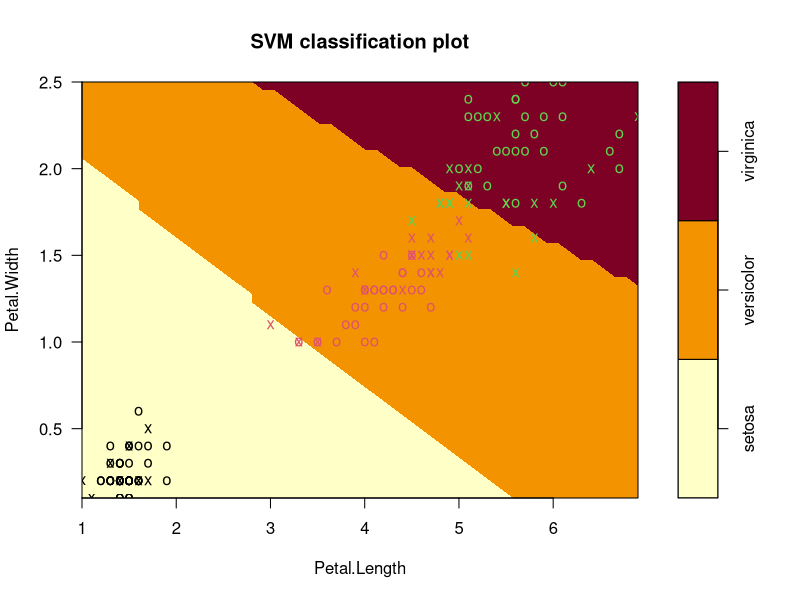
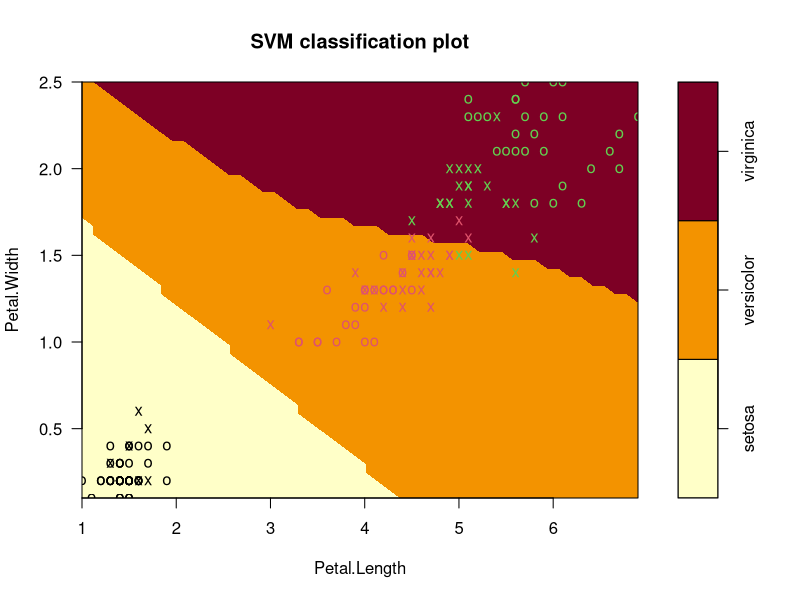
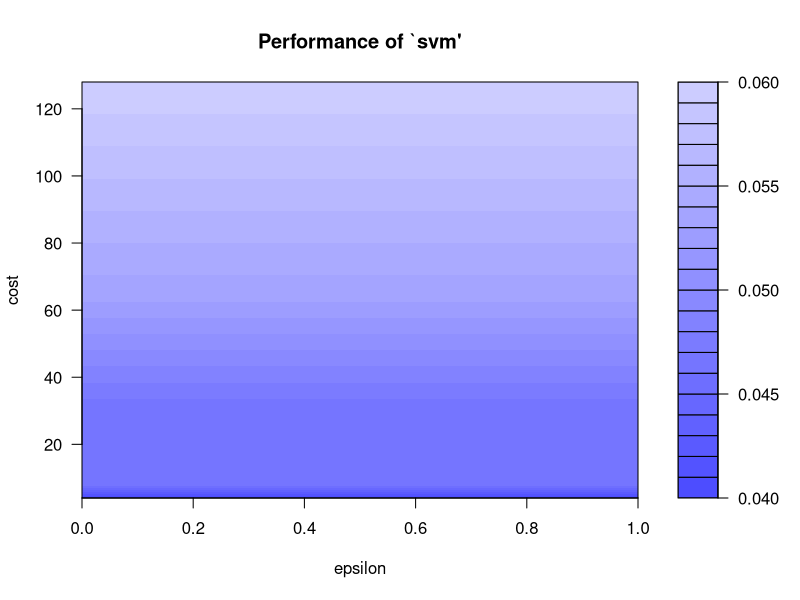
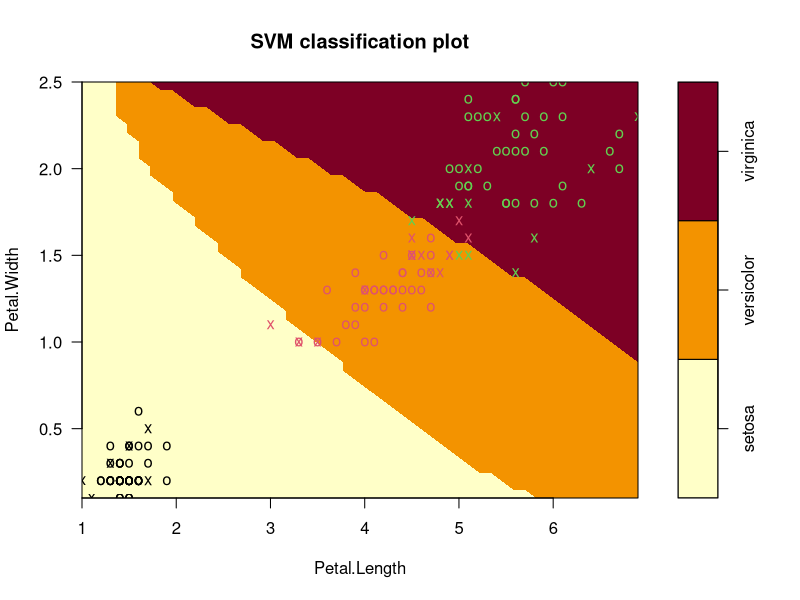

Reproduce these figures in R, in order.
## ---- chunk 1
data(iris)
summary(iris)
head(iris)

# library(ggplot2)
# qplot(Petal.Length, Petal.Width, data=iris, color = Species)

## ---- chunk 2
library(e1071)
mymodel <- svm(Species~., data=iris)
summary(mymodel)

# Plot two-dimensional projection of the data with highlighting classes and support vectors
# The Species classes are shown in different shadings
plot(mymodel, data=iris, 
     Petal.Width~Petal.Length,
     slice = list(Sepal.Width=3, Sepal.Length=4)) # specify a list of named values for the dimensions held constant

# Confusion Matrix and Missclassification Error
pred <- predict(mymodel, iris) 
tab <- table(Predicted = pred, Actual = iris$Species)
tab

# Missclassification Rate
1-sum(diag(tab))/sum(tab)

## ---- chunk 3
mymodel <- svm(Species~., data=iris,
               kernel = "polynomial")

plot(mymodel, data=iris, 
     Petal.Width~Petal.Length,
     slice = list(Sepal.Width=3, Sepal.Length=4))

pred <- predict(mymodel, iris) 
tab <- table(Predicted = pred, Actual = iris$Species)

1-sum(diag(tab))/sum(tab)

## ---- chunk 4
# Tuning
set.seed(123)

tmodel <- tune(svm, Species~., data=iris,
               ranges = list(epsilon = seq(0,1,0.1), # sequence from 0 to 1 with an icrement of 0.1 
              cost = 2^(2:7)))                       # cost captures the cost of constant violatio
                                                     # if cost is too high, we have penalty for non-separable points, and the model store too many support vectors

plot(tmodel)

## ---- chunk 5
mymodel <- tmodel$best.model
summary(mymodel)

plot(mymodel, data=iris, 
     Petal.Width~Petal.Length,
     slice = list(Sepal.Width=3, Sepal.Length=4))

pred <- predict(mymodel, iris) 
tab <- table(Predicted = pred, Actual = iris$Species)

1-sum(diag(tab))/sum(tab)

